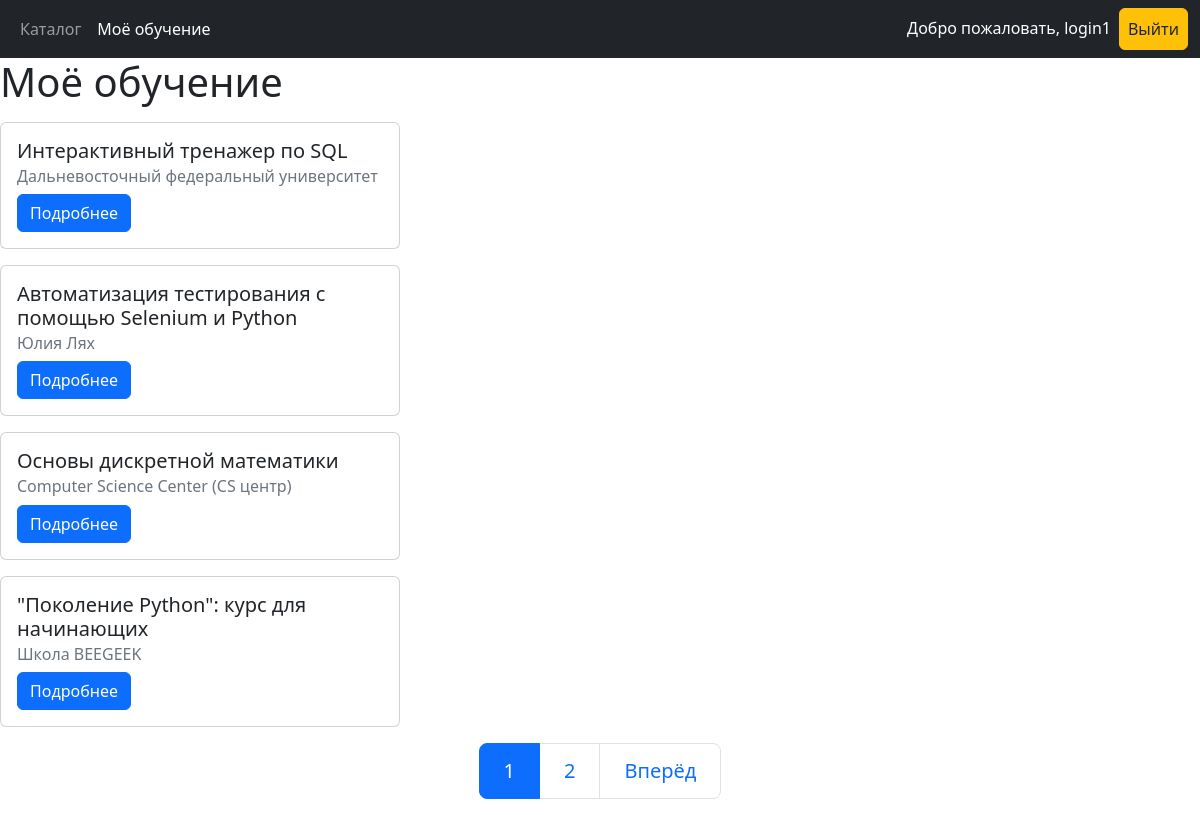
Before: /learn/ (signed in) with the older database file.
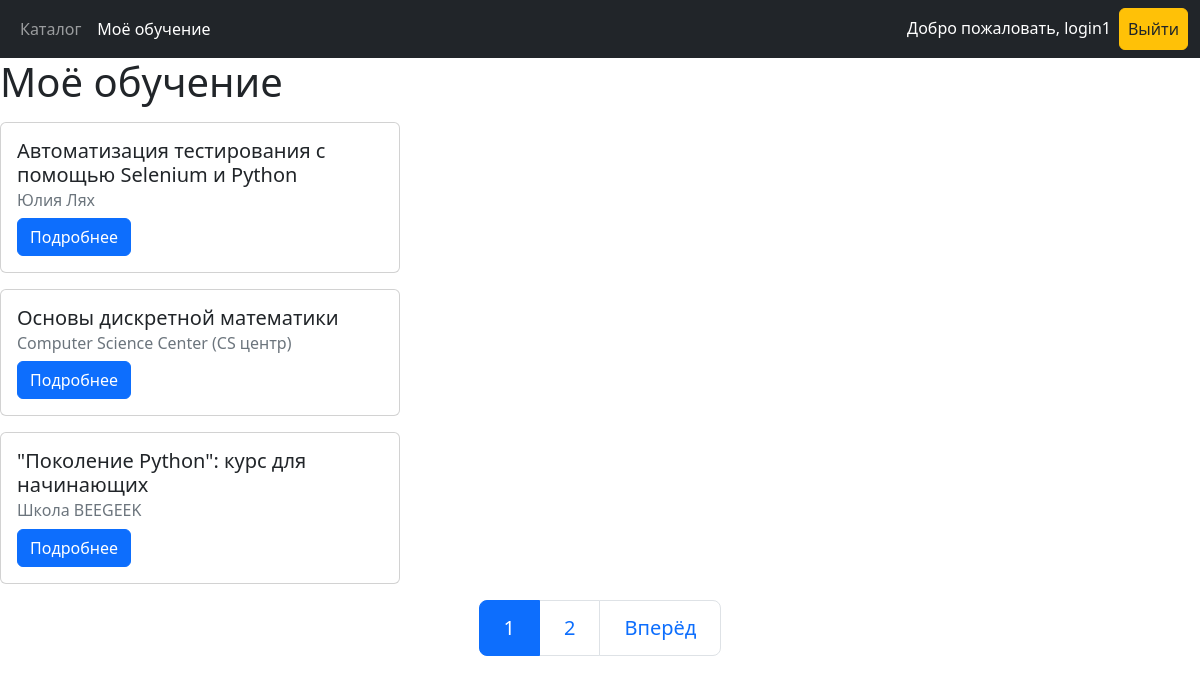
After: the same page with the newer database file.
### courses/models.py (models this page shows, shortened)
class Course(models.Model):
    title = models.CharField(max_length=100, verbose_name='Название')
    author = models.CharField(max_length=100, verbose_name='Автор')
    description = models.TextField(verbose_name='Описание курса')
    class Meta:
        verbose_name = 'Курс'
        verbose_name_plural = 'Курсы'

### courses/views.py (the view)
# urls.py: path('learn/', LearnCoursesView.as_view(), name="learn"),
class LearnCoursesView(ListView):
    model = Course
    paginate_by = 10
    template_name = "courses/learn.html"

### courses/templates/courses/learn.html
{% extends "courses/index.html" %}
{% block content %}
    <h1>Моё обучение</h1>
        {% for course in object_list  %}
        {% if course in  user.profile.courses.all %}
        <div class="card mb-3 mt-3" style="max-width: 25rem;">
            <div class="card-body">
                <h5 class="card-title">{{ course.title }}</h5>
                <h6 class="card-subtitle mb-2 text-muted">{{ course.author }}</h6>
                <a href="{% url 'course-detail' course.pk %}" class="btn btn-primary">Подробнее</a>
            </div>
        </div>
        {% endif %}
        {% endfor %}
{% endblock content %}

### courses/templates/courses/index.html (shortened to what this page needs)
<!doctype html>
<html lang="ru">
  <head>
    <link href="https://cdn.jsdelivr.net/npm/bootstrap@5.2.2/dist/css/bootstrap.min.css" rel="stylesheet">
  </head>
  <body>
    <nav class="navbar navbar-expand-lg navbar-dark bg-dark sticky-top">
    <div class="container-fluid">
        <div class="collapse navbar-collapse" id="navbarContent">
            <ul class="navbar-nav me-auto">
                {% if user.is_superuser %}
                    <li class="nav-item">
                        {% url 'control' as url_control %}
                        <a class="nav-link{% if url_control == request.path %} active {% endif %}" href={{url_control}}>Управление курсами</a>
                    </li>
                {% else %}
                {% if request.user.is_authenticated %}
                    <li class="nav-item">
                        {% url 'catalog' as url_catalog %}
                        <a class="nav-link{% if url_catalog == request.path %} active {% endif %}" href={{url_catalog}}>Каталог</a>
                    </li>
                    <li class="nav-item">
                        {% url 'learn' as url_learn %}
                        <a class="nav-link{% if url_learn == request.path %} active {% endif %}" href={{url_learn}}>Моё обучение</a>
                    </li>
                {% else %}
                    <li class="nav-item">
                        {% url 'catalog' as url_catalog %}
                        <a class="nav-link{% if url_catalog == request.path %} active {% endif %}" href={{url_catalog}}>Каталог</a>
                    </li>
                {% endif %}
                {% endif %}
            </ul>
            <ul class="navbar-nav">
                {% if request.user.is_authenticated %}
                <li class="nav-item">
                    <a class="nav-link disabled" style="color: white;" href="#"> Добро пожаловать, {{ request.user }} </a>
                </li>
                <li class="nav-item">
                    <a class=" btn nav-link btn-warning ml-5 text-dark link-dark" href="{% url 'logout' %}"> Выйти </a>
                </li>
                {% endif %}
            </ul>
        </div>
    </div>
</nav>
    {% block content %}{% endblock content %}
    {% block footer %}
    {% if page_obj.has_other_pages %}
          <nav aria-label="...">
      <ul class="pagination pagination-lg justify-content-center">
        {% for p in paginator.page_range %}
        {% if p >= page_obj.number|add:-2 and p <= page_obj.number|add:2 %}
        <li class="page-item"><a class="page-link {% if page_obj.number == p %}active{% endif %}" href="?page={{p}}">{{p}}</a></li>
        {% endif %}
        {% endfor %}
        <li class="page-item">
          {% if  page_obj.has_next %}
          <a class="page-link" href="?page={{page_obj.next_page_number}}">Вперёд</a>
          {% endif %}
        </li>
      </ul>
    </nav>
    {% endif %}
    {% endblock footer %}
  </body>
</html>

Changed rows visible on the page:
no longer on this page (row edited): Course: title "Интерактивный тренажер по SQL", author "Дальневосточный федеральный университет"
